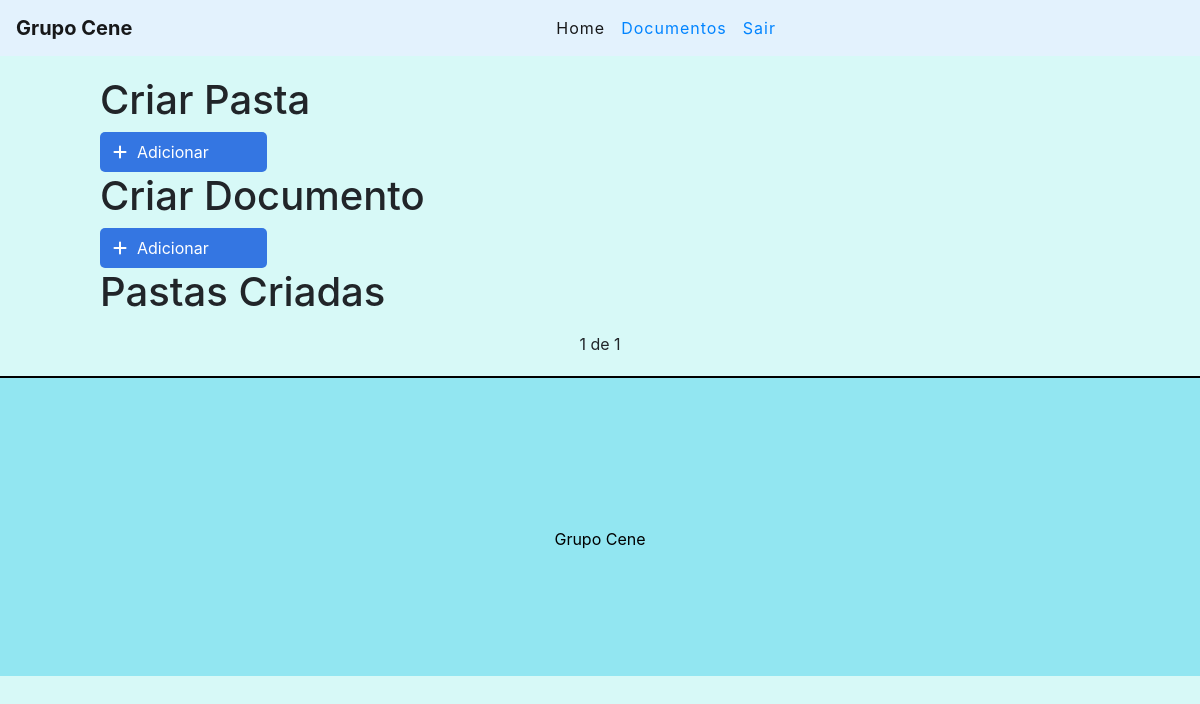
Page / (signed in) on the earlier database version.
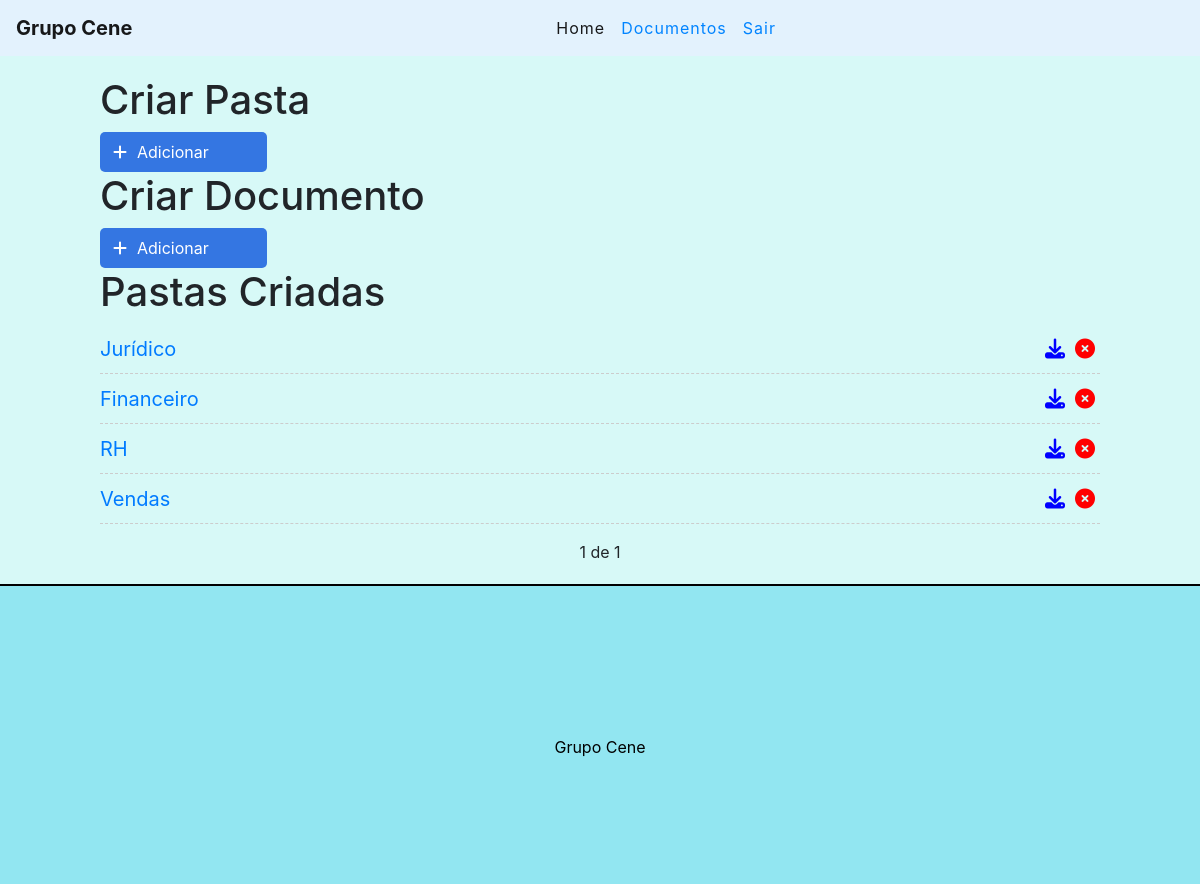
Same page on the later database version.
### documentos/models.py (models this page shows, shortened)
class Pasta(models.Model):
    title = models.CharField(max_length=255)
    nomePdf = models.FileField(upload_to='pdfs/')
    NomeDoc = models.CharField(max_length=255)
    created_at = models.DateTimeField(auto_now_add=True)

### documentos/views.py (the view)
# urls.py: path('', views.pastaList, name="pasta-list"),
@login_required
def pastaList(request):
    pastas_list = Pasta.objects.all().order_by('-created_at')
    paginator = Paginator(pastas_list, 4)
    page = request.GET.get('page')
    pastas = paginator.get_page(page)
    return render(request, 'documentos/home.html', {'pastas': pastas})

### documentos/templates/documentos/home.html (shortened to what this page needs)
{% extends 'base.html' %}
{% block content %}
<div class="offset-1 col-10 list-div">
    <h1>Criar Pasta</h1>
    <a id="add-link" href="/novapasta/">
        <div class="col-2 add-div">
            <i class="fas fa-plus"></i>Adicionar
        </div>
    </a>
    <h1>Criar Documento</h1>
    <a id="add-link" href="/upload">
        <div class="col-2 add-div">
            <i class="fas fa-plus"></i>Adicionar
        </div>
    </a>
    <h1>Pastas Criadas</h1>
    <ul class="doc-list">
        {% for pasta in pastas %}
        <li class="doc-item">
            <span><a href="/pasta/{{pasta.id}}">{{pasta.title}}</a></span>
            <a href="/delete/{{pasta.id}}" class="delete-btn"><span><i class="fas fa-times-circle"></i></span></a>
            <span><i class="fas fa-download"></i></span>
        </li>
        {% endfor %}
    </ul>
    <div class="pagination">
        <span class="step-links">
            {% if pastas.paginator.num_pages %}
            <span class="current">
                {{ pastas.number }} de {{ pastas.paginator.num_pages }}
            </span>
            {% endif %}
        </span>
    </div>
</div>
{% endblock %}

Differences in the rows shown:
added Pasta: title "Jurídico"
added Pasta: title "Financeiro"
added Pasta: title "RH"
added Pasta: title "Vendas"
